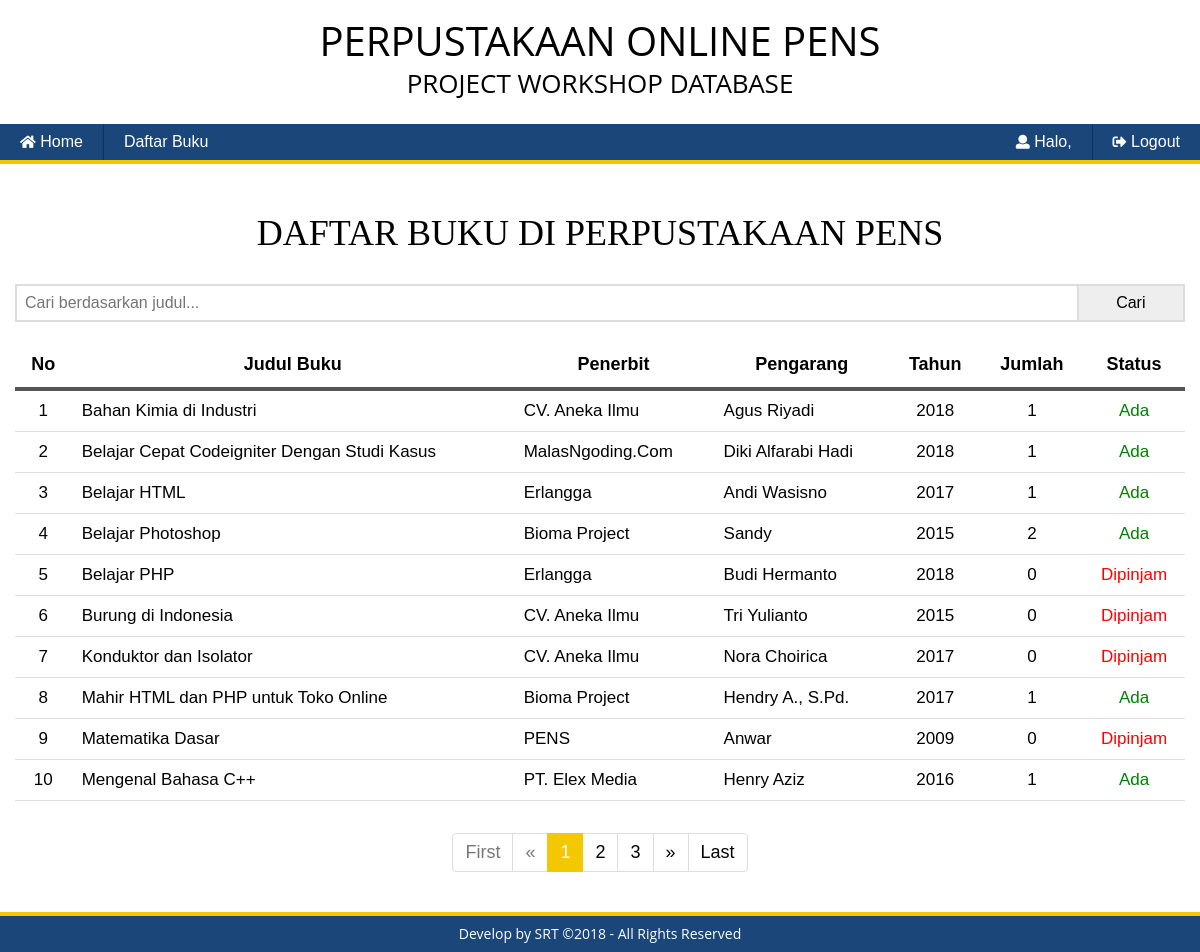
The page /member/index.php?page=buku on the database its author committed.
### tables this page shows
CREATE TABLE `buku` (
  `id` int(6) NOT NULL,
  `judul` varchar(50) NOT NULL,
  `pengarang` varchar(30) NOT NULL,
  `penerbit` varchar(50) NOT NULL,
  `lokasi` varchar(10) NOT NULL,
  `tahun` varchar(4) NOT NULL,
  `jumlah` int(2) NOT NULL
);

### src/member/page/buku/daftar_buku.php (the view)
<div class="container">
	<div class="row">
		<br><h1 style="text-transform: uppercase; margin: 10px 0; font-family: Verdana">Daftar Buku di Perpustakaan PENS</h1><br>
		<table cellspacing="0" width="100%">
			<tr>
				<td class="baris-cari">
					<form action="" method="post" style="width: 100%; margin-bottom: 0;">
						<div class="input-group" style="display: flex">
							<input class="input-group-field" type="text" name="input_cari" placeholder="Cari berdasarkan judul..." title="Cari buku?" >
							<input class="btn-edit" type="submit" name="cari2" value="Cari" style="width: 10%; margin-left: -2px">
						</div>
					</form>
				</td>
			</tr>
		</table>
		<br>
	</div>
</div>
<div class="container">
	<div class="row">
		<table cellspacing="0" width="100%">
			<tr>
				<th class="baris-header"><div style="font-size: 18px;margin: 0 auto;font-weight:600;">No</div></th>
				<th class="baris-header"><div style="font-size: 18px;margin: 0 auto;font-weight:600;">Judul Buku</div></th>
				<th class="baris-header"><div style="font-size: 18px;margin: 0 auto;font-weight:600;">Penerbit</div></th>
				<th class="baris-header"><div style="font-size: 18px;margin: 0 auto;font-weight:600;">Pengarang</div></th>
				<th class="baris-header"><div style="font-size: 18px;margin: 0 auto;font-weight:600;">Tahun</div></th>
				<th class="baris-header"><div style="font-size: 18px;margin: 0 auto;font-weight:600;">Jumlah</div></th>
				<th class="baris-header"><div style="font-size: 18px;margin: 0 auto;font-weight:600;">Status</div></th>
			</tr>
			<?php
				$input_cari = @$_POST['input_cari'];
				$cari 		= @$_POST['cari2'];
				$limit 		= 10;
				$page 		= (isset($_GET['p']))? $_GET['p'] : 1;
				$mulai 		= ($page - 1) * $limit;
				$no 		= $mulai+1;
				if($cari){
					if($input_cari != "") {
						$sql = $koneksi->query("SELECT * FROM buku WHERE judul LIKE '%$input_cari%' LIMIT $mulai, $limit") or die(mysql_error);
					} else {
						$sql = $koneksi->query("SELECT * FROM buku ORDER BY judul ASC LIMIT $mulai, $limit") or die(mysql_error);
					}
				} else {
					$sql = $koneksi->query("SELECT * FROM buku ORDER BY judul ASC LIMIT $mulai, $limit") or die(mysql_error);
				}
				$cek 		= $sql->num_rows;
				if($cek < 1) {
			?>
			<tr>
				<td colspan="8" class="baris-data"><div style="text-align: center;font-size: 17px; padding: 20px">Data Tidak Ditemukan</div></td>
			</tr>
			<?php
				} else {
					while($data = $sql->fetch_assoc()) {
			?>
			<tr class="baris-data">
				<td class="baris-data"><div style="text-align: center;font-size: 17px"><?= $no++; ?></div></td>
				<td class="baris-data"><div style="text-align: left;font-size: 17px"><a href="?page=buku&action=detail&id=<?= $data['id']; ?>" title="<?= $data['judul']; ?>"><?= $data['judul']; ?></a></div></td>
				<td class="baris-data"><div style="text-align: left;font-size: 17px"><?= $data['penerbit']; ?></div></td>
				<td class="baris-data"><div style="text-align: left;font-size: 17px;"><?= $data['pengarang']; ?></div></td>
				<td class="baris-data"><div style="text-align: center;font-size: 17px"><?= $data['tahun']; ?></div></td>
				<td class="baris-data"><div style="text-align: center;font-size: 17px"><?= $data['jumlah']; ?></div></td>
				<td class="baris-data"><div style="text-align: center;font-size: 17px">
					<?php
						if($data['jumlah'] >= 1)
							echo '<div style="color: green">Ada</div>';
						else
							echo '<div style="color: red">Dipinjam</div>';
					?>
				</div></td>
			</tr>
			<?php
					}
			?>
			<tr>
				<td colspan="8" class="baris-paging">
					<ul class="pagination">
					<?php
						if($page == 1){
					?>
							<li class="disabled"><a href="#">First</a></li>
							<li class="disabled"><a href="#">&laquo;</a></li>
					<?php
					} else {
						$link_prev = ($page > 1)? $page - 1 : 1;
					?>
							<li><a href="?page=buku&p=1">First</a></li>
							<li><a href="?page=buku&p=<?php echo $link_prev; ?>">&laquo;</a></li>
					<?php
					}
					?>
					<?php
						$sql2 = $koneksi->query("SELECT COUNT(*) AS jumlah FROM buku");
						$get_jumlah = $sql2->fetch_assoc();
						$jumlah_page = ceil($get_jumlah['jumlah'] / $limit);
						$jumlah_number = 3;
						$start_number = ($page > $jumlah_number)? $page - $jumlah_number : 1;
						$end_number = ($page < ($jumlah_page - $jumlah_number))? $page + $jumlah_number : $jumlah_page;
						for($i = $start_number; $i <= $end_number; $i++){
							$link_active = ($page == $i)? ' class="active"' : '';
					?>
						<li <?php echo $link_active; ?>><a href="?page=buku&p=<?php echo $i; ?>"><?php echo $i; ?></a></li>
					<?php
					}
					?>
					<?php
						if($page == $jumlah_page){
					?>
						<li class="disabled"><a href="#">&raquo;</a></li>
						<li class="disabled"><a href="#">Last</a></li>
					<?php
						} else {
							$link_next = ($page < $jumlah_page)? $page + 1 : $jumlah_page;
					?>
						<li><a href="?page=buku&p=<?php echo $link_next; ?>">&raquo;</a></li>
						<li><a href="?page=buku&p=<?php echo $jumlah_page; ?>">Last</a></li>
					<?php
						}
					?>
					</ul>
				</td>
			</tr>
			<?php
				}
			?>
		</table>
	</div>
</div>

### src/css/style.css (style rules this page uses)
a { color: #000; text-decoration: none; }
ul { font-size: 30px; margin-left: 0px; margin-bottom: 30px; font-family: Arial }
.input-group { display: flex; }
.input-group .input-group-field { border: 2px solid #ddd; padding: 8px; width: 100%; z-index: 0 }
.body { background: #50504F url(../assets/gbck.gif); font-family: "Helvetica Neue", Helvetica, Arial, sans-serif; font-size: 14px; line-height: 1.42857143; color: #000; background-color: #fff; margin: 0; }
.btn-edit { padding: 5px 10px; border: 2px solid #ddd; background-color: #eee; }
table { border-collapse: collapse;text-align: center;font-family: Arial }
td { padding: 10px }
.baris-header { border-bottom: 4px solid #555; font-size: 18px; padding: 12px; text-align: center; vertical-align: middle }
.baris-paging { border: 0; padding: 12px; padding-bottom: 0 }
.baris-data { border-bottom: 1px solid #ddd; border-top: 1px solid #ddd; color: #000; padding: 10px; vertical-align: middle }
.baris-cari { padding: 0 }
.pagination { display:inline-block; padding-left:0; margin: 0; border-radius: 4px; font-size: 18px; font-family: Arial; }
.pagination li { display:inline }
.pagination li a, .pagination li span { position:relative; float:left; padding:6px 12px; margin-left:-1px; text-decoration:none; background-color:#fff; border:1px solid #ddd }
.pagination li:first-child a, .pagination li:first-child span { margin-left:0; border-top-left-radius:4px; border-bottom-left-radius:4px }
.pagination li:last-child a, .pagination li:last-child span { border-top-right-radius:4px; border-bottom-right-radius:4px }
.pagination .active a, .pagination .active a:focus, .pagination .active a:hover, .pagination .active span, .pagination .active span:focus, .pagination .active span:hover { z-index:3; color:#fff; cursor:default; background-color:#f3c701; border-color:#f3c701 }
.pagination .disabled a,.pagination .disabled a:focus,.pagination .disabled a:hover,.pagination .disabled span,.pagination .disabled span:focus,.pagination .disabled span:hover { color:#777; cursor:not-allowed; background-color:#fff; border-color:#ddd }

### rows shown on the page
buku: judul "Bahan Kimia di Industri", penerbit "CV. Aneka Ilmu", pengarang "Agus Riyadi", tahun "2018", jumlah "1", shows "Ada"
buku: judul "Belajar Cepat Codeigniter Dengan Studi Kasus", penerbit "MalasNgoding.Com", pengarang "Diki Alfarabi Hadi", tahun "2018", jumlah "1", shows "Ada"
buku: judul "Belajar HTML", penerbit "Erlangga", pengarang "Andi Wasisno", tahun "2017", jumlah "1", shows "Ada"
buku: judul "Belajar Photoshop", penerbit "Bioma Project", pengarang "Sandy", tahun "2015", jumlah "2", shows "Ada"
buku: judul "Belajar PHP", penerbit "Erlangga", pengarang "Budi Hermanto", tahun "2018", jumlah "0", shows "Dipinjam"
buku: judul "Burung di Indonesia", penerbit "CV. Aneka Ilmu", pengarang "Tri Yulianto", tahun "2015", jumlah "0", shows "Dipinjam"
buku: judul "Konduktor dan Isolator", penerbit "CV. Aneka Ilmu", pengarang "Nora Choirica", tahun "2017", jumlah "0", shows "Dipinjam"
buku: judul "Mahir HTML dan PHP untuk Toko Online", penerbit "Bioma Project", pengarang "Hendry A., S.Pd.", tahun "2017", jumlah "1", shows "Ada"
buku: judul "Matematika Dasar", penerbit "PENS", pengarang "Anwar", tahun "2009", jumlah "0", shows "Dipinjam"
buku: judul "Mengenal Bahasa C++", penerbit "PT. Elex Media", pengarang "Henry Aziz", tahun "2016", jumlah "1", shows "Ada"
